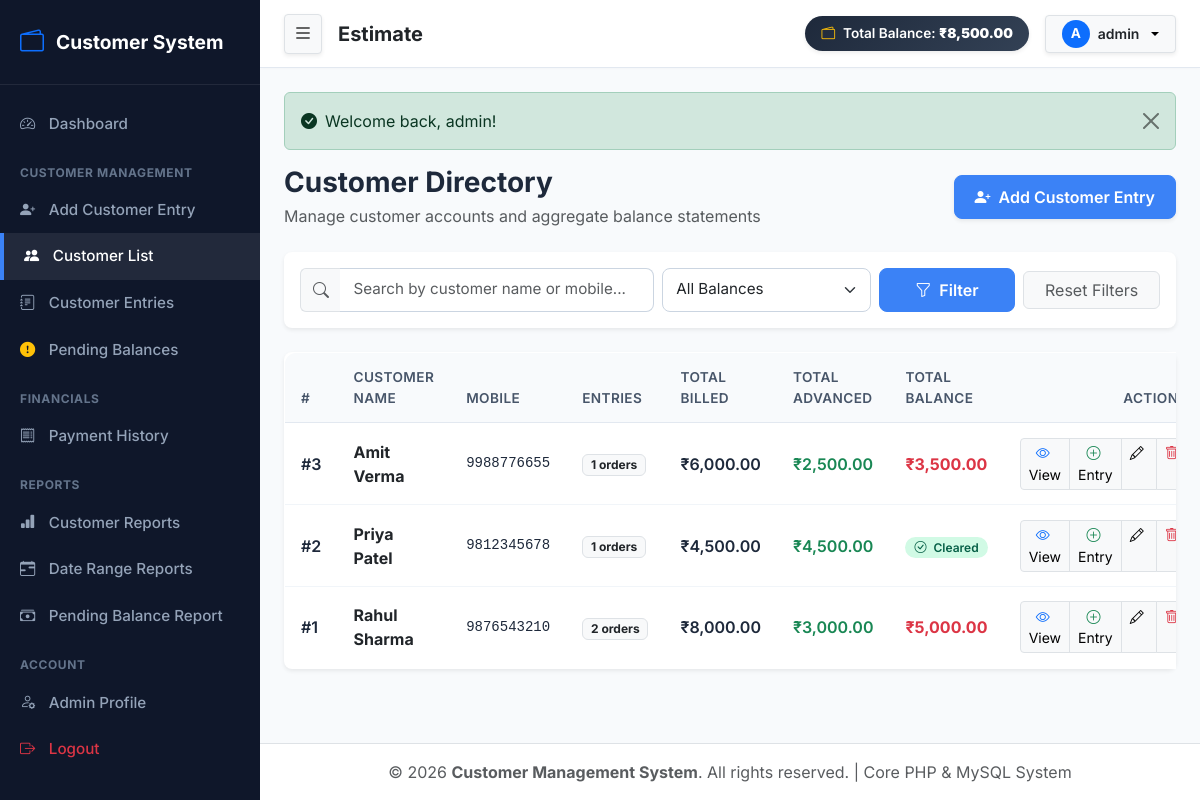
Page /customers/index.php (signed in) on the committed database.
### tables this page shows
CREATE TABLE customers (
    id INT AUTO_INCREMENT PRIMARY KEY,
    name VARCHAR(100) NOT NULL,
    mobile VARCHAR(15) NOT NULL UNIQUE,
    created_at TIMESTAMP DEFAULT CURRENT_TIMESTAMP,
    updated_at TIMESTAMP DEFAULT CURRENT_TIMESTAMP ON UPDATE CURRENT_TIMESTAMP,
    INDEX idx_mobile (mobile),
    INDEX idx_name (name)
);

### includes/auth.php (called while the page is built, shortened)
<?php
function generateCsrfToken(): string {
    return $_SESSION['csrf_token'];
}

### customers/index.php (the view, shortened to what this page needs)
<?php
require_once __DIR__ . '/../includes/header.php';
$db = Database::getConnection();
$search = trim($_GET['search'] ?? '');
$filter = trim($_GET['filter'] ?? 'all');
$page = max(1, (int)($_GET['page'] ?? 1));
$limit = 10;
$offset = ($page - 1) * $limit;
$whereClauses = [];
$params = [];
$whereSql = !empty($whereClauses) ? "WHERE " . implode(" AND ", $whereClauses) : "";
$havingSql = "";
$dataSql = "
    SELECT
        c.id, c.name, c.mobile, c.created_at,
        COUNT(ce.id) as total_entries,
        COALESCE(SUM(ce.price), 0) as total_price,
        COALESCE(SUM(ce.advanced), 0) as total_advanced,
        COALESCE(SUM(ce.balance), 0) as total_balance
    FROM customers c
    LEFT JOIN customer_entries ce ON c.id = ce.customer_id
    {$whereSql}
    GROUP BY c.id, c.name, c.mobile, c.created_at
    {$havingSql}
    ORDER BY c.id DESC
    LIMIT {$limit} OFFSET {$offset}
";
$dataStmt = $db->prepare($dataSql);
$dataStmt->execute($params);
$customers = $dataStmt->fetchAll();
?>
<div class="d-flex flex-wrap justify-content-between align-items-center mb-4 gap-3">
    <div>
        <h3 class="fw-bold mb-1">Customer Directory</h3>
        <p class="text-muted m-0">Manage customer accounts and aggregate balance statements</p>
    </div>
    <div>
        <a href="../entries/add.php" class="btn btn-primary shadow-sm"><i class="bi bi-person-plus-fill me-1"></i> Add Customer Entry</a>
    </div>
</div>
<div class="card border-0 shadow-sm rounded-3 mb-4">
    <div class="card-body p-3">
        <form action="index.php" method="GET" class="row g-2 align-items-center">
            <div class="col-12 col-md-5">
                <div class="input-group">
                    <span class="input-group-text bg-light border-end-0"><i class="bi bi-search text-muted"></i></span>
                    <input type="text" class="form-control border-start-0" name="search" placeholder="Search by customer name or mobile..." value="<?php echo htmlspecialchars($search); ?>">
                </div>
            </div>
            <div class="col-6 col-md-3">
                <select class="form-select" name="filter" onchange="this.form.submit()">
                    <option value="all" <?php echo $filter === 'all' ? 'selected' : ''; ?>>All Balances</option>
                </select>
            </div>
            <div class="col-6 col-md-2 d-grid">
                <button type="submit" class="btn btn-primary fw-semibold"><i class="bi bi-funnel me-1"></i> Filter</button>
            </div>
            <div class="col-12 col-md-2 d-grid">
                <a href="index.php" class="btn btn-light border text-muted">Reset Filters</a>
            </div>
        </form>
    </div>
</div>
<div class="card border-0 shadow-sm rounded-3">
    <div class="table-responsive">
        <table class="table table-custom mb-0">
            <thead>
                <tr>
                    <th>#</th>
                    <th>Customer Name</th>
                    <th>Mobile</th>
                    <th>Entries</th>
                    <th>Total Billed</th>
                    <th>Total Advanced</th>
                    <th>Total Balance</th>
                    <th class="text-end">Actions</th>
                </tr>
            </thead>
            <tbody>
                <?php if (empty($customers)): ?>
                    <tr>
                        <td colspan="8" class="text-center py-5 text-muted">
                            <i class="bi bi-people fs-1 text-secondary d-block mb-2"></i>
                            No customers found matching your criteria.
                        </td>
                    </tr>
                <?php else: ?>
                    <?php foreach ($customers as $index => $row): ?>
                        <tr>
                            <td class="fw-semibold">#<?php echo $row['id']; ?></td>
                            <td>
                                <a href="view.php?id=<?php echo $row['id']; ?>" class="fw-bold text-dark text-decoration-none">
                                    <?php echo htmlspecialchars($row['name']); ?>
                                </a>
                            </td>
                            <td class="font-monospace small"><?php echo htmlspecialchars($row['mobile']); ?></td>
                            <td><span class="badge bg-light text-dark border"><?php echo $row['total_entries']; ?> orders</span></td>
                            <td class="fw-semibold"><?php echo formatCurrency($row['total_price']); ?></td>
                            <td class="text-success fw-semibold"><?php echo formatCurrency($row['total_advanced']); ?></td>
                            <td>
                                <?php if ($row['total_balance'] > 0): ?>
                                    <span class="fw-bold text-danger"><?php echo formatCurrency($row['total_balance']); ?></span>
                                <?php else: ?>
                                    <span class="badge badge-status-paid"><i class="bi bi-check-circle me-1"></i> Cleared</span>
                                <?php endif; ?>
                            </td>
                            <td class="text-end">
                                <div class="btn-group btn-group-sm">
                                    <a href="view.php?id=<?php echo $row['id']; ?>" class="btn btn-light border" title="View Customer Details & History">
                                        <i class="bi bi-eye text-primary me-1"></i> View
                                    </a>
                                    <a href="../entries/add.php?customer_id=<?php echo $row['id']; ?>" class="btn btn-light border" title="Add New Entry for Customer">
                                        <i class="bi bi-plus-circle text-success me-1"></i> Entry
                                    </a>
                                    <a href="edit.php?id=<?php echo $row['id']; ?>" class="btn btn-light border" title="Edit Customer Profile">
                                        <i class="bi bi-pencil me-1"></i>
                                    </a>
                                    <a href="delete.php?id=<?php echo $row['id']; ?>&csrf_token=<?php echo generateCsrfToken(); ?>" class="btn btn-light border text-danger" onclick="return confirm('Are you sure you want to delete this customer? All associated entries and payment records will be permanently removed!');" title="Delete Customer">
                                        <i class="bi bi-trash"></i>
                                    </a>
                                </div>
                            </td>
                        </tr>
                    <?php endforeach; ?>
                <?php endif; ?>
            </tbody>
        </table>
    </div>
</div>
<?php require_once __DIR__ . '/../includes/footer.php'; ?>

### assets/css/style.css (style rules this page uses)
:root { --primary-color: #3b82f6; --primary-hover: #2563eb; --dark-sidebar: #0f172a; --sidebar-text: #94a3b8; --sidebar-text-active: #ffffff; --bg-body: #f8fafc; --card-bg: #ffffff; --border-color: #e2e8f0; --text-primary: #1e293b; --text-muted: #64748b; --success-color: #10b981; --warning-color: #f59e0b; --danger-color: #ef4444; }
body { font-family: 'Inter', system-ui, -apple-system, sans-serif; background-color: var(--bg-body); color: var(--text-primary); min-height: 100vh; margin: 0; }
.badge-status-paid { background-color: #d1fae5; color: #065f46; font-weight: 600; padding: 0.35em 0.75em; border-radius: 50rem; }
.table-custom { background: #ffffff; border-radius: 0.75rem; overflow: hidden; border: 1px solid var(--border-color); }
.table-custom th { background-color: #f8fafc; color: #475569; font-weight: 600; font-size: 0.85rem; text-transform: uppercase; letter-spacing: 0.03em; border-bottom: 1px solid var(--border-color); padding: 0.9rem 1rem; }
.table-custom td { padding: 0.9rem 1rem; vertical-align: middle; color: var(--text-primary); border-bottom: 1px solid #f1f5f9; }
.table-custom tr:last-child td { border-bottom: none; }
.form-control, .form-select { border-radius: 0.5rem; border: 1px solid #cbd5e1; padding: 0.6rem 0.85rem; font-size: 0.95rem; }
.btn-primary { background-color: var(--primary-color); border-color: var(--primary-color); font-weight: 600; border-radius: 0.5rem; padding: 0.55rem 1.25rem; }

### rows in the picture
customers: id "3", name "Amit Verma", mobile "9988776655", total_entries "1", total_price "₹6,000.00", total_advanced "₹2,500.00", total_balance "₹3,500.00"
customers: id "2", name "Priya Patel", mobile "9812345678", total_entries "1", total_price "₹4,500.00", total_advanced "₹4,500.00", shows "Cleared"
customers: id "1", name "Rahul Sharma", mobile "9876543210", total_entries "2", total_price "₹8,000.00", total_advanced "₹3,000.00", total_balance "₹5,000.00"

### other values in the picture
formatCurrency($headerStats['total_balance'] ?? 0) "₹8,500.00"
substr($adminName, 0, 1) "A"
$adminName "admin"
$_SESSION['flash_success'] "Welcome back, admin!"
